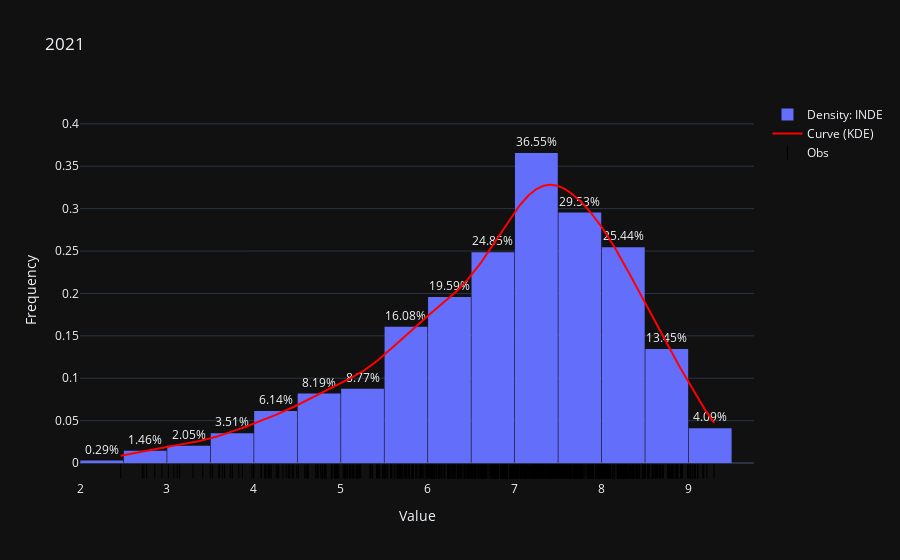

This figure's notebook cell:
### Code cell
plot_histograma(df_2021_cleaned.dropna(), 'INDE', 2021)

### Figure 1 — Plotly figure (JSON) as saved in the notebook; plotly's stock layout.template omitted (floating-point values rounded to 4 significant figures; data arrays with more than 128 entries replaced by an {"elided": "..."} marker saying what was removed)
{"data": [{"histnorm": "probability density", "name": "Density: INDE", "nbinsx": 18, "x": {"elided": "684 float values"}, "type": "histogram", "textposition": "outside", "texttemplate": "%{y:.2%}"}, {"line": {"color": "red"}, "mode": "lines", "name": "Curve (KDE)", "x": {"elided": "1000 float values"}, "y": {"elided": "1000 float values"}, "type": "scatter"}, {"marker": {"color": "black", "size": 10, "symbol": "line-ns-open"}, "mode": "markers", "name": "Obs", "x": {"elided": "684 float values"}, "y": {"elided": "684 float values"}, "type": "scatter"}], "layout": {"yaxis": {"title": {"text": "Frequency"}, "range": [-0.02, 0.4281]}, "uniformtext": {"mode": "hide"}, "title": {"text": "2021"}, "xaxis": {"title": {"text": "Value"}}, "bargap": 0.015}}
